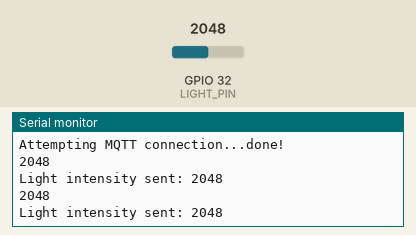
This sketch was run on a simulated ESP32. Shown: the last lines printed to the serial monitor. Inputs (shaded band) come from the test bench; at power-on: GPIO 32 (LIGHT_PIN) = 2048. WiFi joins after 1.5 s; servers stay silent unless stated; no MQTT or app messages arrive unless stated.

Above: at 2.7 s.
2.8 s: GPIO 32 (LIGHT_PIN) set to 2866
At 4.1 s:
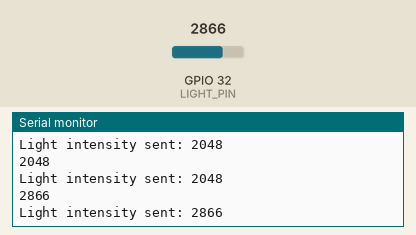
4.3 s: GPIO 32 (LIGHT_PIN) set to 3603
At 5.1 s:
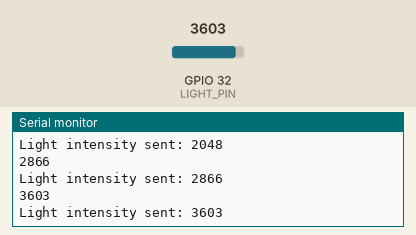
Timing chart, 0 to 7.3 s (numbered marks = the images above; inputs shaded):
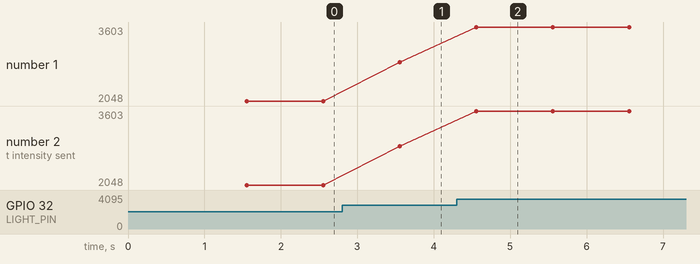

The sketch:

0006_Thomas_Jan_Joel-Lichtsensor.ino
```cpp
#include <WiFi.h>
#include <PubSubClient.h>
#define LIGHT_PIN 32

const char* device_id = "Jan/Thomas-Light-Sensor-right";
const char* ssid = "GuestWLANPortal";
const char* mqtt_server = "10.10.2.127";
const char* topic3 = "zuerich/fahrstuhl/right/Light/in";

WiFiClient espClient;
PubSubClient client(espClient);

void setup() {
  Serial.begin(115200);
  setup_wifi();
  client.setServer(mqtt_server, 1883);
  pinMode(LIGHT_PIN, INPUT);
}

void setup_wifi() {
  Serial.print("Connecting to ");
  Serial.print(ssid);
  WiFi.begin(ssid);
  while (WiFi.status() != WL_CONNECTED) {
    delay(500);
    Serial.print(".");
  }
  Serial.println("done!");
}

void reconnect() {
  Serial.print("Attempting MQTT connection...");
  while (!client.connected()) {
    if (client.connect(device_id)) {
      Serial.println("done!");
      client.subscribe(topic3);

    } else {
      delay(500);
      Serial.print(".");
    }
  }
}


void loop() {
  if (!client.connected()) {
    reconnect();
  }
  int light = analogRead(LIGHT_PIN);
  char tempBuffer1[10];

  Serial.println(light);

  sprintf(tempBuffer1, "%d", light);

  client.publish(topic3, tempBuffer1);

  Serial.print("Light intensity sent: ");
  Serial.println(light);

  delay(1000);
  client.loop();
}
```

Measured:
- after the input at 2.8 s, the serial monitor: prints a new line after 0.76 s (image 1)
- after the input at 4.3 s, the serial monitor: prints a new line after 0.26 s (image 2)
- plotted number 1: 2048 → 2866 after the input at 2.8 s, 2866 → 3603 after the input at 4.3 s
- plotted number 2: 2048 → 2866 after the input at 2.8 s, 2866 → 3603 after the input at 4.3 s
